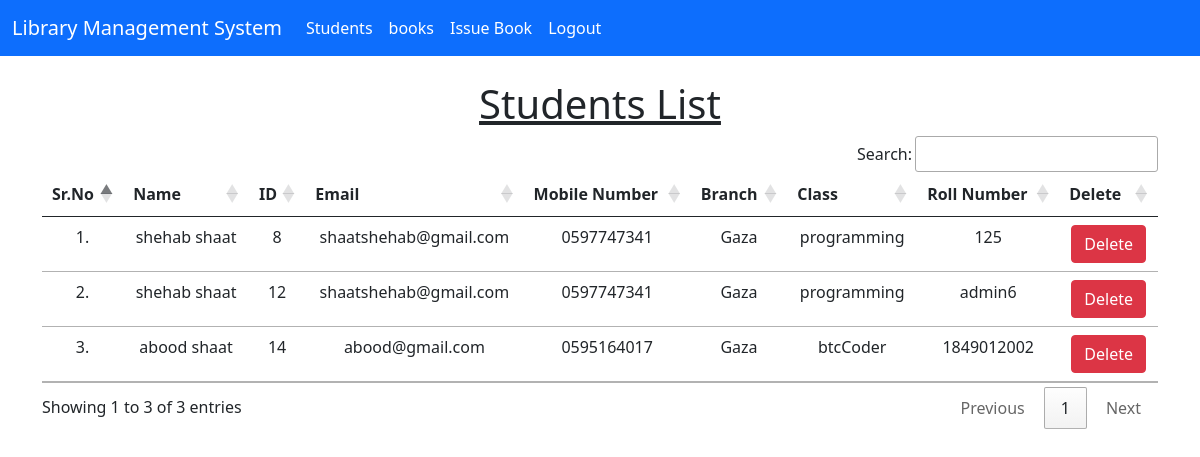
Page /view_students/ (signed in) on the earlier database version.
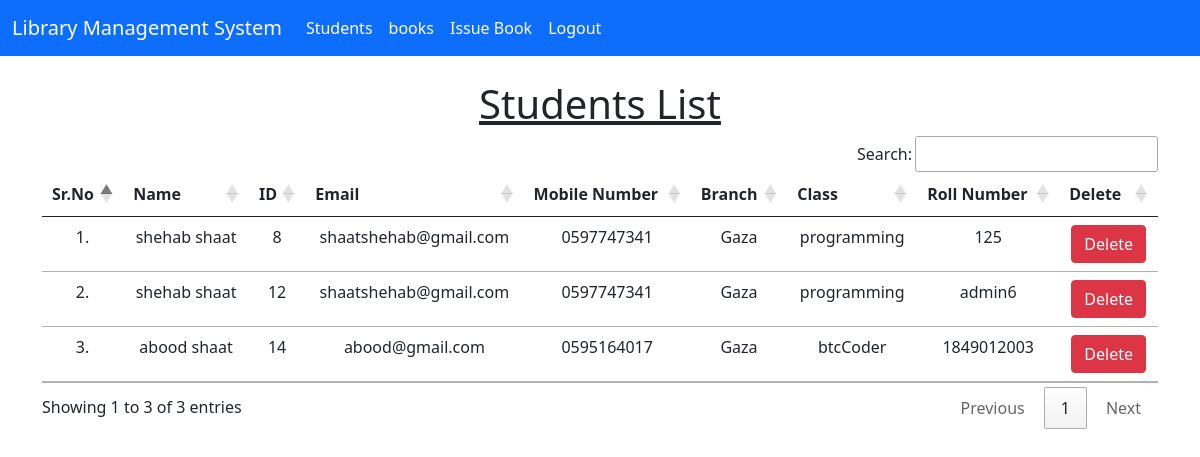
Same page on the later database version.
### library/models.py (models this page shows, shortened)
class Student(models.Model):
    user = models.OneToOneField(User, on_delete=models.CASCADE)
    classroom = models.CharField(max_length=10)
    branch = models.CharField(max_length=10)
    roll_no = models.CharField(max_length=3, blank=True)
    phone = models.CharField(max_length=10, blank=True)
    image = models.ImageField(upload_to="", blank=True)

### library/views.py (the view)
# urls.py: path("view_students/", views.view_students, name="view_students"),
@login_required(login_url = '/admin_login')
def view_students(request):
    students = Student.objects.all()
    return render(request, "view_students.html", {'students':students})

### library/templates/view_students.html (shortened to what this page needs)
{% extends 'admin_navbar.html' %}
{% load static %}
{% block body %}
<div class="container mt-4">
    <h1 class="text-center"><u>Students List</u></h1>
    <table class="table table-hover" id="example">
        <thead>
            <tr class="text-center">
                <th>Sr.No</th>
                <th>Name</th>
                <th>ID</th>
                <th>Email</th>
                <th>Mobile Number</th>
                <th>Branch</th>
                <th>Class</th>
                <th>Roll Number</th>
                <th>Delete</th>
            </tr>
        </thead>
        <tbody>
            {% for student in students %}
            <tr class="text-center">
                <td>{{forloop.counter}}.</td>
                <td>{{student.user.get_full_name}}</td>
                <td>{{student.user.id}}</td>
                <td>{{student.user.email}}</td>
                <td>{{student.phone}}</td>
                <td>{{student.branch}}</td>
                <td>{{student.classroom}}</td>
                <td>{{student.roll_no}}</td>
                <td><a href="/delete_student/{{student.id}}/" class="btn btn-danger" onclick="return confirm('Are you sure you want to delete this student?')">Delete</a></td>
            </tr>
            {% endfor %}
        </tbody>
    </table>
    </div>
{% endblock %}

Differences in the rows shown:
changed Student "btcCoder": roll_no "1849012002" → "1849012003"
